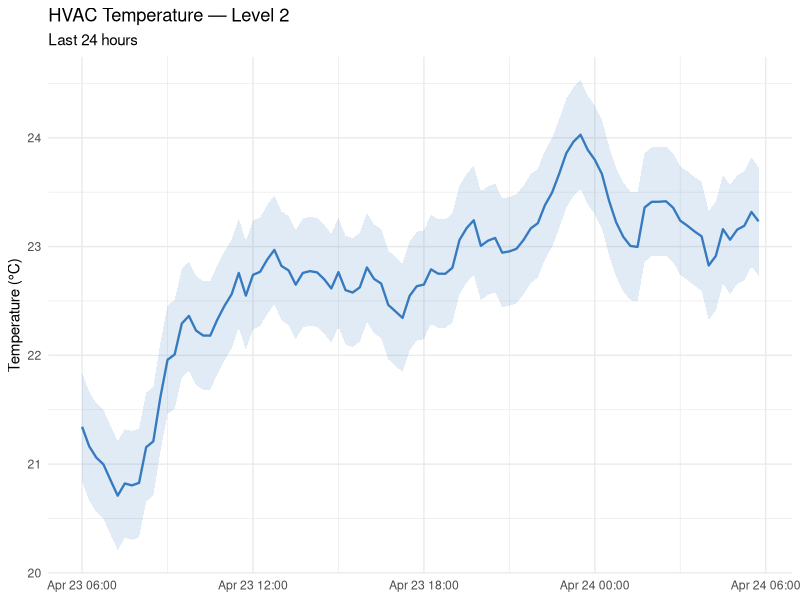
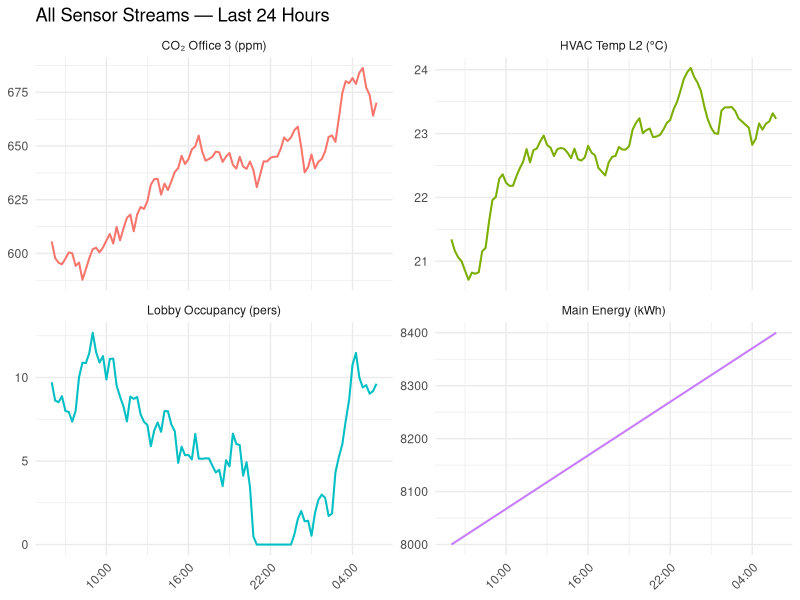

The R script that drew these images, in order:
## ---- chunk 1
#| echo: false
library(ggplot2)
set.seed(7)
readings_df <- data.frame(
  timestamp = seq(as.POSIXct("2026-04-23 06:00", tz = "UTC"),
                  by = "15 min", length.out = 96),
  value     = 21 + cumsum(rnorm(96, 0, 0.15))
)
## ---- chunk 2
ggplot(readings_df, aes(x = timestamp, y = value)) +
  geom_line(colour = "#367ABF", linewidth = 0.8) +
  geom_ribbon(aes(ymin = value - 0.5, ymax = value + 0.5),
              fill = "#367ABF", alpha = 0.15) +
  labs(title    = "HVAC Temperature — Level 2",
       subtitle = "Last 24 hours",
       x = NULL, y = "Temperature (°C)") +
  theme_minimal()
## ---- chunk 3
#| echo: false
all_readings <- data.frame(
  stream_id    = rep(c("strm:temp","strm:co2","strm:occ","strm:energy"), each = 96),
  timestamp    = rep(readings_df$timestamp, 4),
  value        = c(readings_df$value,
                   600 + cumsum(rnorm(96, 0, 5)),
                   pmax(10 + cumsum(rnorm(96, 0, 1)), 0),
                   8000 + seq(0, 400, length.out = 96)),
  display_name = rep(c("HVAC Temp L2", "CO\u2082 Office 3",
                       "Lobby Occupancy", "Main Energy"), each = 96),
  unit         = rep(c("\u00b0C", "ppm", "pers", "kWh"), each = 96)
)
## ---- chunk 4
ggplot(all_readings, aes(x = timestamp, y = value, colour = display_name)) +
  geom_line(linewidth = 0.7) +
  facet_wrap(~ paste0(display_name, " (", unit, ")"),
             scales = "free_y", ncol = 2) +
  scale_x_datetime(date_breaks = "6 hours", date_labels = "%H:%M") +
  labs(title = "All Sensor Streams — Last 24 Hours",
       x = NULL, y = NULL) +
  theme_minimal() +
  theme(legend.position = "none",
        axis.text.x = element_text(angle = 45, hjust = 1))
